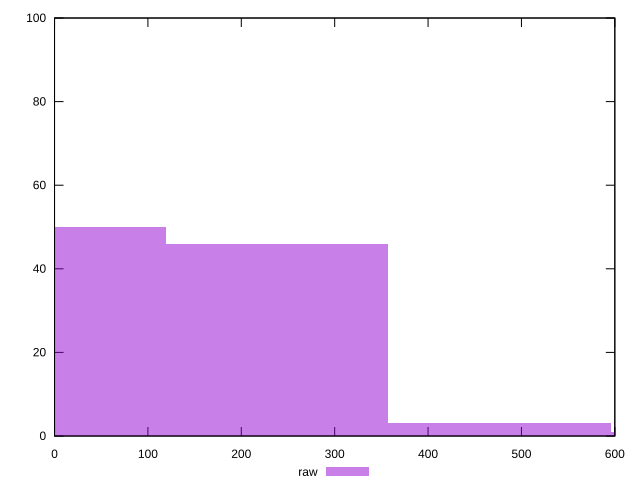

Generate this figure with gnuplot:
reset

$raw <<EOF
0 50
714.9577088123283 1
238.31923627077612 46
476.63847254155223 3
EOF

set key outside below
set boxwidth 238.31923627077612
set xrange [0:600]
set yrange [0:100]
set trange [0:100]
set style fill transparent solid 0.5 noborder
set terminal svg size 640, 490 enhanced background rgb 'white'
set output "report_00015_2021-02-09T16-11-33.973Z/unused-css-rules/samples/pages+cached/raw/histogram.svg"

plot $raw title "raw" with boxes

reset
